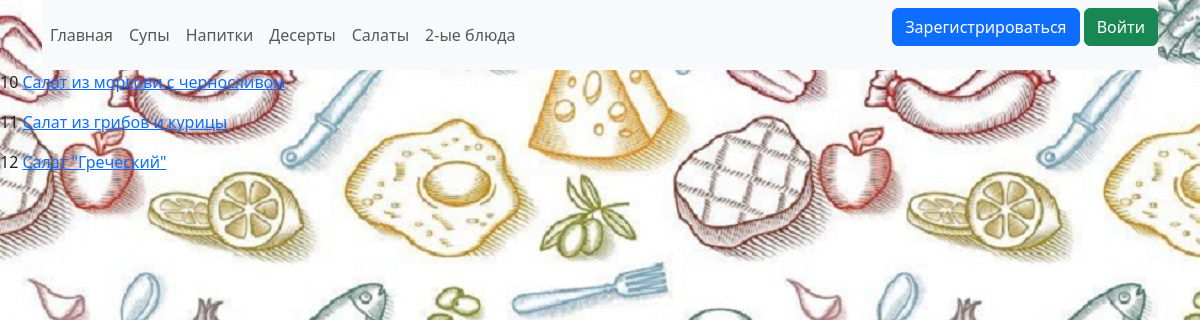
The app's page /salads with its own data.
### data/recipes.py (models this page shows)
class Recipe(SqlAlchemyBase):
    __tablename__ = 'recipes'
    id = sqlalchemy.Column(sqlalchemy.Integer,
                           primary_key=True, autoincrement=True)
    name = sqlalchemy.Column(sqlalchemy.String, nullable=True)
    ingredients = sqlalchemy.Column(sqlalchemy.TEXT, nullable=True)
    recipe = sqlalchemy.Column(sqlalchemy.TEXT)

### main.py (the view)
@app.route('/salads')
def salads():
    db_sess = db_session.create_session()
    temp = [el.id for el in db_sess.query(RecCat).filter(RecCat.id_cats == 5).all()]
    salads = db_sess.query(Recipe).filter(Recipe.id.in_(temp)).all()
    return render_template('list_salads.html', salads=salads)

### data/db_session.py (called while the page is built)
def create_session() -> Session:
    global __factory
    return __factory()

### templates/list_salads.html
{% extends "base.html" %}
{% block content %}
    {% for salad in salads %}
        <p>{{salad.id}} <a href="{{ url_for('salad', pk=salad.id) }}">{{salad.name}}</a></p>
    {% endfor %}
{% endblock %}

### records on screen
Recipe: id "10", name "Салат из моркови с черносливом"
Recipe: id "11", name "Cалат из грибов и курицы"
Recipe: id "12", name "Салат \"Греческий\""
